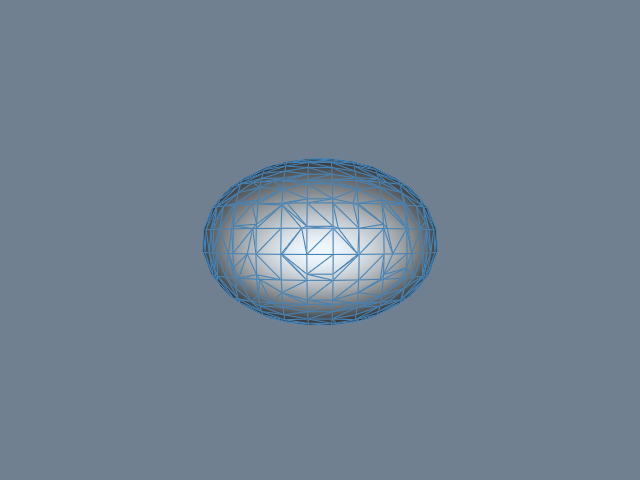

Generate this figure with Python:
#!/usr/bin/env python

# Visualize an implicit quadric surface (ellipsoid) by sampling it on
# a volume grid and extracting the zero isosurface with vtkContourFilter.

# Factory overrides: importing these modules registers the OpenGL rendering
# and interaction style implementations for vtkRenderingCore factory classes.
import vtkmodules.vtkInteractionStyle  # noqa: F401
import vtkmodules.vtkRenderingOpenGL2  # noqa: F401
# VTK pipeline classes used in this example
from vtkmodules.vtkCommonDataModel import vtkQuadric
from vtkmodules.vtkFiltersCore import vtkContourFilter
from vtkmodules.vtkImagingHybrid import vtkSampleFunction
from vtkmodules.vtkRenderingCore import (
    vtkActor,
    vtkPolyDataMapper,
    vtkRenderWindow,
    vtkRenderWindowInteractor,
    vtkRenderer,
)

# Colors (normalized RGB)
slate_gray_background_rgb = (0.439, 0.502, 0.565)
alice_blue_rgb = (0.941, 0.973, 1.000)
steel_blue_rgb = (0.275, 0.510, 0.706)

# Implicit function: a quadric surface (ellipsoid)
# F(x,y,z) = 0.5x² + y² + 0.2z² + 0.1xz + 0.2y = 0
quadric = vtkQuadric()
quadric.SetCoefficients(0.5, 1.0, 0.2, 0.0, 0.1, 0.0, 0.0, 0.2, 0.0, 0.0)

# SampleFunction: evaluate the implicit quadric on a 40x40x40 grid
sample = vtkSampleFunction()
sample.SetImplicitFunction(quadric)
sample.SetModelBounds(-0.5, 0.5, -0.5, 0.5, -0.5, 0.5)
sample.SetSampleDimensions(40, 40, 40)
sample.ComputeNormalsOff()

# Contour: extract the zero isosurface (the quadric surface)
contour = vtkContourFilter()
contour.SetInputConnection(sample.GetOutputPort())
contour.SetValue(0, 0.0)

# Mapper: map the contour surface to graphics primitives
mapper = vtkPolyDataMapper()
mapper.SetInputConnection(contour.GetOutputPort())
mapper.ScalarVisibilityOff()

# Actor: assign the mapped geometry with visible edges
actor = vtkActor()
actor.SetMapper(mapper)
actor.GetProperty().SetColor(alice_blue_rgb)
actor.GetProperty().EdgeVisibilityOn()
actor.GetProperty().SetEdgeColor(steel_blue_rgb)

# Renderer: assemble the scene and configure the camera
renderer = vtkRenderer()
renderer.AddActor(actor)
renderer.SetBackground(slate_gray_background_rgb)

# Window: display the rendered scene
render_window = vtkRenderWindow()
render_window.AddRenderer(renderer)
render_window.SetWindowName("quadric")
render_window.SetMultiSamples(0)
render_window.SetSize(640, 480)

# Interactor: handle mouse and keyboard events
render_window_interactor = vtkRenderWindowInteractor()
render_window_interactor.SetRenderWindow(render_window)

# Scene: configure the camera
renderer.ResetCamera()

render_window_interactor.Initialize()
render_window_interactor.Start()
